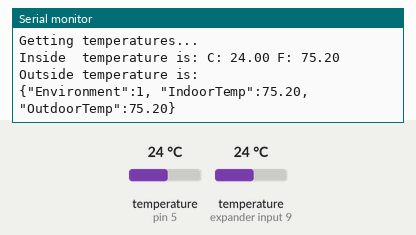
Simulated run of this sketch. Board: Arduino Uno, built with avr-gcc and run on an emulated ATmega328P. Shown: the last lines printed to the serial monitor. The inputs (shaded band) are chosen by the test bench; at power-on: temperature (sensors on pin 5, expander input 9) 24 °C.

Above: at 3.0 s.
3.1 s: temperature (sensor on pin 5) set to 12 °C
At 4.42 s:
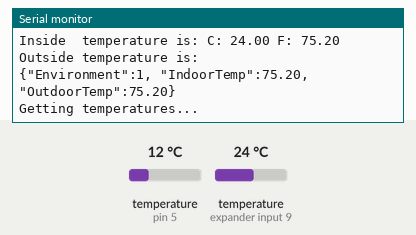
4.7 s: temperature (sensor on expander input 9) set to 12 °C
At 4.7 s:
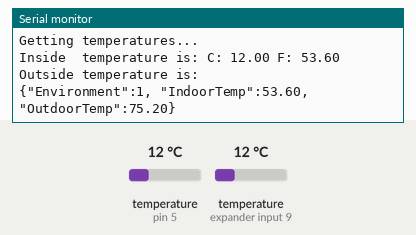
6.3 s: temperature (sensor on pin 5) set to 19 °C
At 6.79 s:
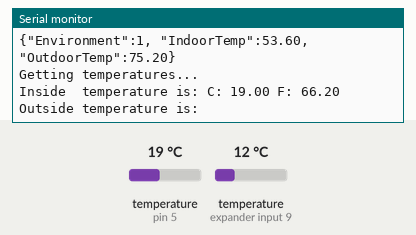
7.9 s: temperature (sensor on expander input 9) set to 19 °C
At 9.9 s:
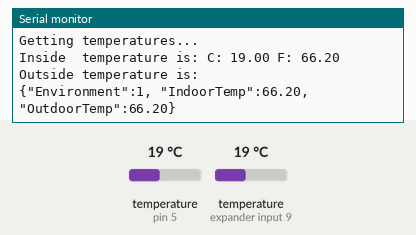
Timing chart, 0 to 10.5 s (numbered marks = the images above; inputs shaded):
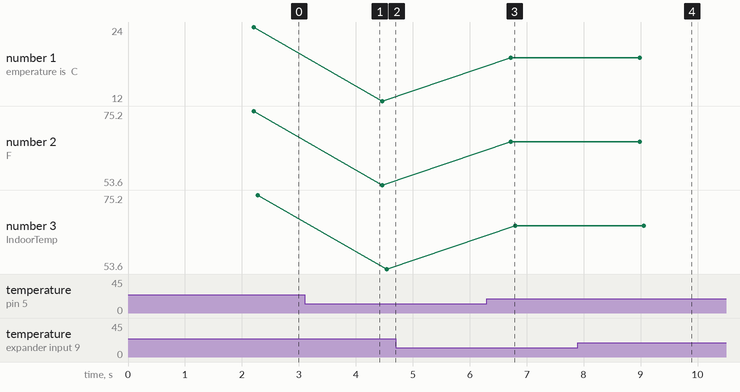

Measured:
- after the input at 6.3 s, the serial monitor: prints a new line after 0.42 s (image 3)
- after the input at 7.9 s, the serial monitor: prints a new line after 1.2 s (image 4)
- plotted number 1: 24 → 12 after the input at 3.1 s, 12 → 19 after the input at 6.3 s
- plotted number 2: 75.2 → 53.6 after the input at 3.1 s, 53.6 → 66.2 after the input at 6.3 s
- plotted number 3: 75.2 → 53.6 after the input at 3.1 s, 53.6 → 66.2 after the input at 6.3 s

The sketch:

tempsensor2.ino
```cpp
// (licence header left out)
#include <OneWire.h>
#include <DallasTemperature.h>

// Data wire is plugged into pin 5 on the Arduino
#define ONE_WIRE_BUS 5

// Setup a oneWire instance to communicate with any OneWire devices
OneWire oneWire(ONE_WIRE_BUS);

// Pass our oneWire reference to Dallas Temperature.
DallasTemperature sensors(&oneWire);

int environment = 1;


// Assign the unique addresses of your 1-Wire temp sensors.
// See the tutorial on how to obtain these addresses:
// http://www.hacktronics.com/Tutorials/arduino-1-wire-address-finder.html

DeviceAddress insideThermometer = { 0x28, 0x82, 0xA5, 0xDD, 0x06, 0x00, 0x00, 0x36 };
DeviceAddress outsideThermometer = { 0x28, 0x91, 0x37, 0xDD, 0x06, 0x00, 0x00, 0x00 };
//DeviceAddress dogHouseThermometer = { 0x28, 0x59, 0xBE, 0xDF, 0x02, 0x00, 0x00, 0x9F };

void setup(void)
{
  // start serial port
  Serial.begin(9600);
  // Start up the library
  sensors.begin();
  // set the resolution to 10 bit (good enough?)
  sensors.setResolution(insideThermometer, 10);
  sensors.setResolution(outsideThermometer, 10);
  //sensors.setResolution(dogHouseThermometer, 10);
}

void printTemperature(DeviceAddress deviceAddress)
{
  float tempC = sensors.getTempC(deviceAddress);
  if (tempC == -127.00) {
    Serial.print("Error getting temperature");
  } else {
    Serial.print("C: ");
    Serial.print(tempC);
    Serial.print(" F: ");
    Serial.print(DallasTemperature::toFahrenheit(tempC));
  }
}

void loop(void)
{
  delay(2000);
  Serial.print("Getting temperatures...\n\r");
  sensors.requestTemperatures();

  Serial.print("Inside  temperature is: ");
  printTemperature(insideThermometer);
  Serial.print("\n\r");
  Serial.print("Outside temperature is: ");
  float outside_tempC = sensors.getTempC(outsideThermometer);
  float outside_tempF = DallasTemperature::toFahrenheit(outside_tempC);
  float inside_tempC = sensors.getTempC(insideThermometer);
  float inside_tempF = DallasTemperature::toFahrenheit(inside_tempC);

  //int indoor = tempC;
  Serial.print("\n\r");
  //Serial.print("Dog House temperature is: ");
  //printTemperature(dogHouseThermometer);
  Serial.print("\n\r\n\r");

  String message_to_send1 = String("{\"Environment\":") +  String(environment) + ", \"IndoorTemp\":" + inside_tempF + ",\"OutdoorTemp\":" + outside_tempF + "}";

  Serial.println(message_to_send1);
}
```
